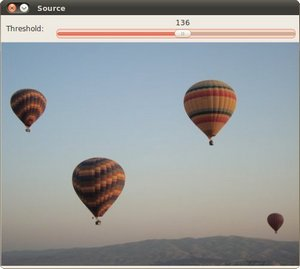
//> input picture DisplayImage/Ballon.jpg, 300 x 269 px
$ ./moments ../Ballon.jpg   (built with g++ and OpenCV 4)
//> lines starting //> are read from the running program, lines starting //| are printed output that depends on the picture; after the words box and inside, x2 and y2 are one past the last pixel; in counts of white or black regions, pixels touching at a corner belong together
/*
coded by luke on 26th April 2017,
Aiming to produce the moments for the contours in an image


*/


#include <opencv2/highgui/highgui.hpp>
#include <opencv2/imgproc/imgproc.hpp>
#include <iostream>
#include <string>


using namespace std;
using namespace cv;

//Global variables
Mat src, src_gray;
int thresh = 100;
int max_thresh = 255;
RNG rng(12345);

void thresh_callback(int,void*);

//main function
int main(int argc,char** argv)
{
	//load the image and convert it to gray scale
	src = imread(argv[1],1);
//> src is the input picture: 269 rows x 300 cols, CV_8UC3; mean B, G, R 157.4, 156.9, 154.1
	cvtColor(src,src_gray,CV_BGR2GRAY);
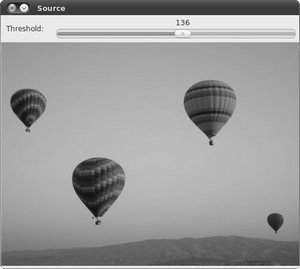
//> src_gray: 269 rows x 300 cols, CV_8UC1; min 9, max 255, mean 156.2
	//Blur the gray_scale image to eliminate the noise
	blur(src_gray,src_gray,Size(3,3));
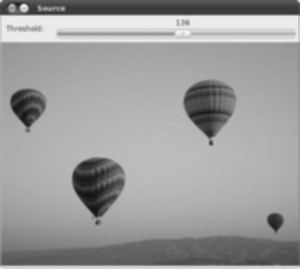
//> src_gray: 269 rows x 300 cols, CV_8UC1; min 18, max 246, mean 156.3

	//Create the window to show the original image
	string source_window = "source";
	namedWindow(source_window,CV_WINDOW_AUTOSIZE);
	imshow(source_window,src);

	//Create the trackbar and attached the callback function to it.
	createTrackbar("Canny thresh:",source_window,&thresh,max_thresh,thresh_callback);

	thresh_callback(0,0);

	waitKey(0);
	return 0;

}

//function definition for the callback function
void thresh_callback(int, void*)
{
	Mat canny_output;
	vector<vector<Point> > contours;
	vector<Vec4i> hierarchy;

	//canny function to detect the edges of the gray_scale image
	Canny(src_gray,canny_output,thresh,thresh*2,3);
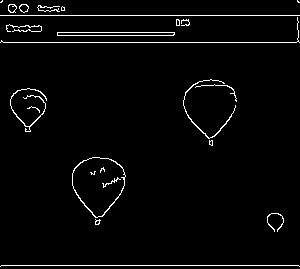
//> canny_output: 269 rows x 300 cols, CV_8UC1; 2.8% white in thin lines or dots

	//find the contours
	findContours(canny_output,contours,hierarchy,CV_RETR_TREE,CV_CHAIN_APPROX_SIMPLE,Point(0,0));
//> contours = 32 contours, 22 with area under 20; largest, box (x1, y1, x2, y2) and area: (72, 157, 126, 218) 2262, (72, 157, 126, 218) 2200, (57, 32, 175, 36) 350, (57, 32, 175, 36) 348, (19, 4, 29, 13) 56

	//Get the moments
	vector<Moments> mu(contours.size());
//> mu = 32 items
	for (int i=0;i<contours.size();i++)
		mu[i] = moments(contours[i],false);
//> this loop made 32 passes

	//Get the mass centers
	vector<Point2f> mc(contours.size());
	for (int i=0;i<contours.size();i++)
		mc[i] = Point2f(mu[i].m10/mu[i].m00,mu[i].m01/mu[i].m00);

	//draw the contours
	Mat drawing = Mat::zeros(canny_output.size(),CV_8UC3);
	// [11 lines of commented-out code are left out]
	cout<<"\t info: Area and contour length"<<endl;

	for (int i =0;i<contours.size();i++)
	{
		cout<<"*Contours["<<i<<"] - Area (M_00) = "<<mu[i].m00<<"- Area opencv:"<<contourArea(contours[i])<<"-length: "<<arcLength(contours[i],true)<<endl;
		Scalar color = Scalar(rng.uniform(0,255),rng.uniform(0,255),rng.uniform(0,255));
		drawContours(drawing,contours,i,color,2,8,hierarchy,0,Point());
		circle(drawing,mc[i],4,color,-1,8,0);
	}
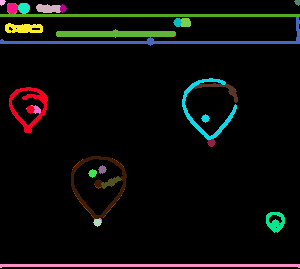
//> drawing: 269 rows x 300 cols, CV_8UC3; mean B, G, R 10.1, 11.7, 11.1
	namedWindow("contours",CV_WINDOW_AUTOSIZE);
	imshow("contours",drawing);


}

$ run again, on DisplayImage/baboon.jpg
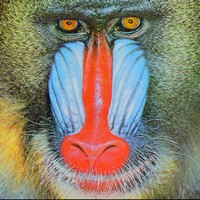
//> input picture DisplayImage/baboon.jpg, 200 x 200 px
//> src is the input picture: 200 rows x 200 cols, CV_8UC3; mean B, G, R 111.6, 128, 135.8
//> in thresh_callback, `Canny(src_gray,canny_output,thresh,thresh*2,3);`:
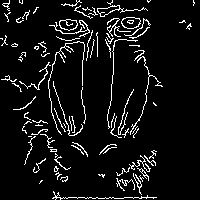
//> canny_output: 200 rows x 200 cols, CV_8UC1; 7.3% white in thin lines or dots
//> contours = 102 contours, 91 with area under 20; largest, box (x1, y1, x2, y2) and area: (121, 17, 141, 29) 168, (121, 17, 141, 29) 160, (59, 19, 78, 31) 152, (59, 19, 78, 31) 140, (97, 5, 148, 17) 126
//> mu = 102 items
//> the loop in thresh_callback, `for (int i=0;i<contours.size();i++)` made 102 passes
//> after the loop in thresh_callback, `for (int i=0;i<contours.size();i++)`: mc = 102 Points (x, y), first 12: [88.53, 196.4], [40.78, 180.8], [122.9, 183.3], [125, 184], [64.88, 179.1], [140.5, 178], [101.9, 175], [138.1, 182.8], [57.62, 174.5], [143, 172.2], [143.5, 172.7], [140.8, 170]
//> the loop in thresh_callback, `for (int i =0;i<contours.size();i++)` made 102 passes
//| *Contours[0] - Area (M_00) = 12.5- Area opencv:12.5-length: 266.551
//| *Contours[1] - Area (M_00) = 1.5- Area opencv:1.5-length: 9.07107
//| *Contours[2] - Area (M_00) = 12.5- Area opencv:12.5-length: 118.468
//| *Contours[3] - Area (M_00) = 2- Area opencv:2-length: 5.65685
//| *Contours[4] - Area (M_00) = 4- Area opencv:4-length: 35.799
//> (output is shown up to pass 5 of 102)
//> after the loop in thresh_callback, `for (int i =0;i<contours.size();i++)`:
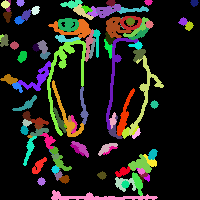
//> drawing: 200 rows x 200 cols, CV_8UC3; mean B, G, R 29.2, 34.8, 36
